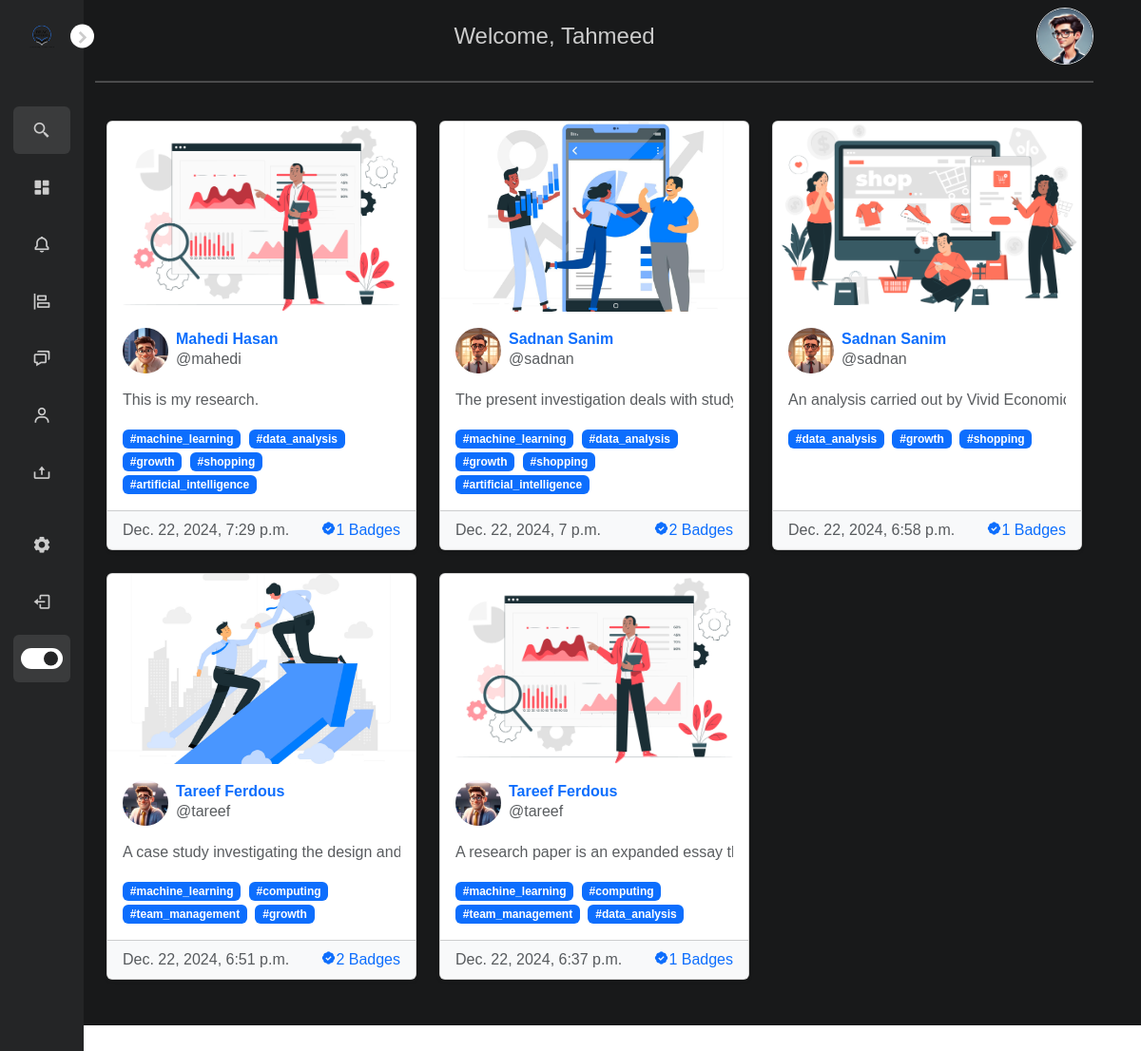
The app's page /post/ (signed in), older data.
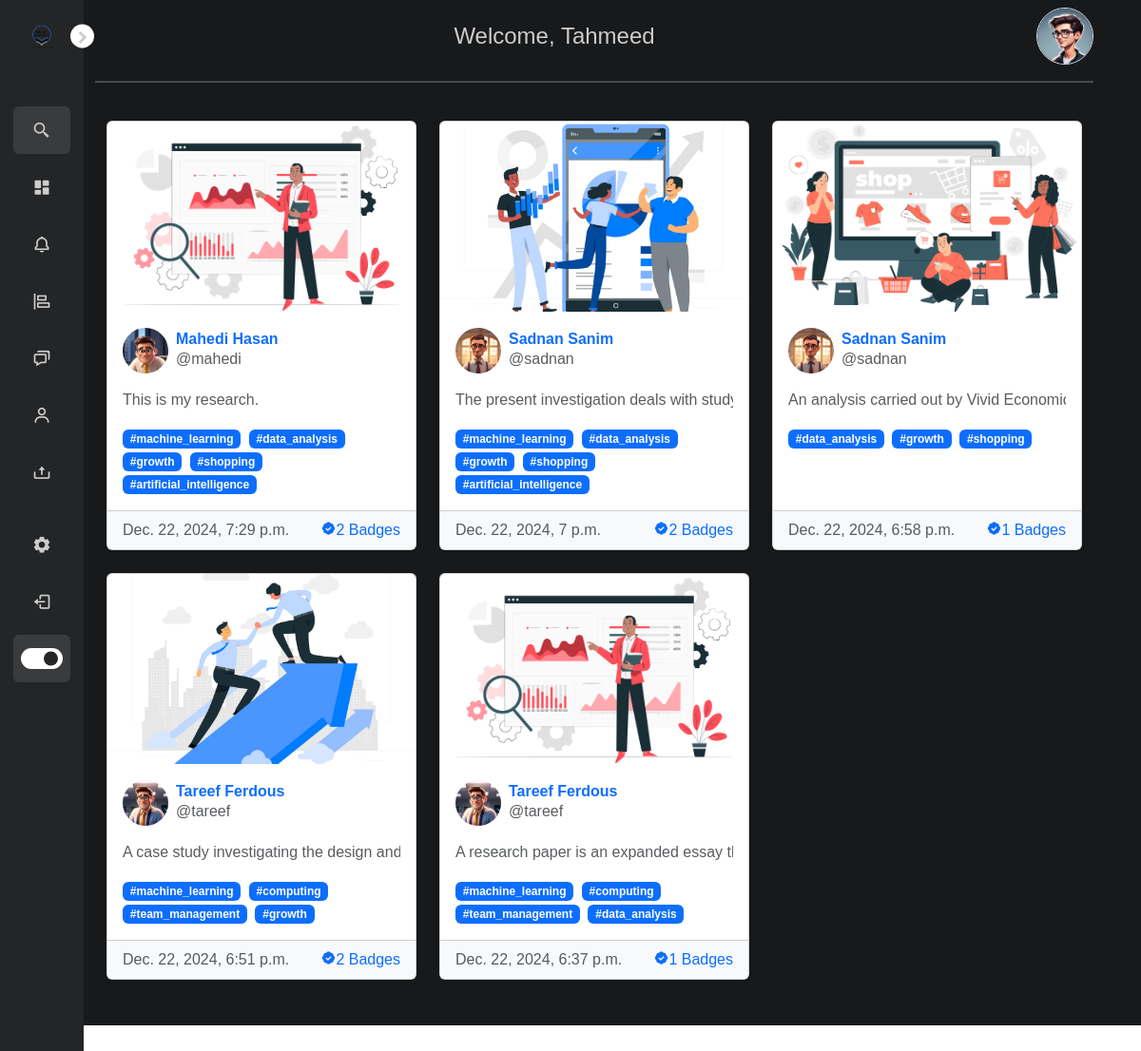
The same page, newer data.
### post/models.py (models this page shows, shortened)
class Post(models.Model):
    id = models.UUIDField(primary_key=True, default=uuid.uuid4, editable=False)
    picture = models.ImageField(upload_to=user_directory_path, verbose_name='Picture', null=False)
    caption = models.TextField(max_length=1500, verbose_name='Caption')
    posted = models.DateTimeField(auto_now_add=True)
    tags = models.ManyToManyField(Tag, related_name='posts')
    user = models.ForeignKey(User, on_delete=models.CASCADE)
    likes = models.IntegerField(default=0)
    def get_absolute_url(self):
        return reverse('postdetails', args=[str(self.id)])

### authy/models.py (models this page shows)
class Profile(models.Model):
	user = models.OneToOneField(User, on_delete=models.CASCADE)
	first_name = models.CharField(max_length=50, null=True, blank=True)
	last_name = models.CharField(max_length=50, null=True, blank=True)
	location = models.CharField(max_length=50, null=True, blank=True)
	url = models.CharField(max_length=80, null=True, blank=True)
	profile_info = models.TextField(max_length=150, null=True, blank=True)
	created = models.DateField(auto_now_add=True)
	favorites = models.ManyToManyField(Post)
	picture = models.ImageField(upload_to=user_directory_path, blank=True, null=True, verbose_name='Picture')

### post/views.py (the view)
# urls.py: path('', index, name='index'),
@login_required
@never_cache
def index(request):
	user = request.user
	posts = Stream.objects.filter(user=user)
	group_ids = []
	for post in posts:
		group_ids.append(post.post_id)
	post_items = Post.objects.filter(id__in=group_ids).all().order_by('-posted')
	template = loader.get_template('index.html')
	context = {
		'post_items': post_items,
	}
	return HttpResponse(template.render(context, request))

### direct/views.py (called while the page is built)
def checkDirects(request):
	directs_count = 0
	if request.user.is_authenticated:
		directs_count = Message.objects.filter(user=request.user, is_read=False).count()
	return {'directs_count':directs_count}

### notifications/views.py (called while the page is built)
def CountNotifications(request):
	count_notifications = 0
	if request.user.is_authenticated:
		count_notifications = Notification.objects.filter(user=request.user, is_seen=False).count()
	return {'count_notifications':count_notifications}

### post/models.py (called while the page is built)
    def get_absolute_url(self):
        return reverse('tags', args=[self.slug])

    def __str__(self):
        return self.title

### Config/templates/index.html (shortened to what the changed rows need)
{% extends 'base.html' %}
{% load static %}
{% block content %}
<div class="container-fluid py-3">
    <div class="row g-4">
        {% for post_item in post_items %}
        <div class="col-12 col-md-6 col-lg-4">
            <div class="card h-100 shadow-sm">
                <div class="card-image">
                    {% if post_item.picture %}
                    <a href="{{ post_item.get_absolute_url }}">
                        <img src="{{ post_item.picture.url }}"
                             class="card-img-top rounded-top"
                             style="height: 200px; object-fit: cover;"
                             alt="Post Image">
                    </a>
                    {% else %}
                    <img src="{% static 'media/def.png' %}"
                         class="card-img-top rounded-top"
                         alt="Default Image">
                    {% endif %}
                </div>
                <div class="card-body">
                    <div class="d-flex align-items-center mb-3">
                        <a href="{% url 'profile' post_item.user %}">
                        {% if post_item.user.profile.picture %}
                        <img src="{{ post_item.user.profile.picture.url }}"
                             alt="User Profile"
                             class="rounded-circle me-2"
                             style="width: 48px; height: 48px;">
                        {% else %}
                        <img src="{% static 'img/logo.png' %}"
                             alt="Default Profile"
                             class="rounded-circle me-2"
                             style="width: 48px; height: 48px;">
                        {% endif %}
                        </a>
                        <div class="flex-grow-1">
                            <a href="{% url 'profile' post_item.user %}" class="text-decoration-none">
                                <h6 class="mb-0 text-truncate fw-bold">
                                    {% if post_item.user.profile.first_name %}
                                    {{ post_item.user.profile.first_name }} {{ post_item.user.profile.last_name }}
                                    {% else %}
                                    BRAC University
                                    {% endif %}
                                </h6>
                            </a>
                            <p class="text-muted small mb-0 fs-6">@{{ post_item.user.username }}</p>
                        </div>
                    </div>
                    <p class="card-text text-muted text-truncate mb-3 small fs-6"
                       style="max-height: 4.5em; overflow: hidden; line-height: 1.5em;">
                        {{ post_item.caption }}
                    </p>
                    <div class="fs-6">
                        {% for tag in post_item.tags.all %}
                        <a href="{{ tag.get_absolute_url }}" class="badge bg-primary text-decoration-none me-1">#{{ tag }}</a>
                        {% endfor %}
                    </div>
                </div>
                <div class="card-footer bg-light d-flex justify-content-between align-items-center text-muted small fs-6">
                    <span> <time datetime="{{ post_item.posted }}">{{ post_item.posted }}</time></span>
                    <a href="{% url 'postlike' post_item.id %}" class="text-decoration-none">
                        <i class='bx bxs-badge-check'></i>{{ post_item.likes }} Badges
                    </a>
                </div>
            </div>
        </div>
        {% endfor %}
    </div>
</div>
{% endblock %}

Row changes from the older to the newer data that the page shows:
changed Post "This is my research.": likes "1" → "2"
